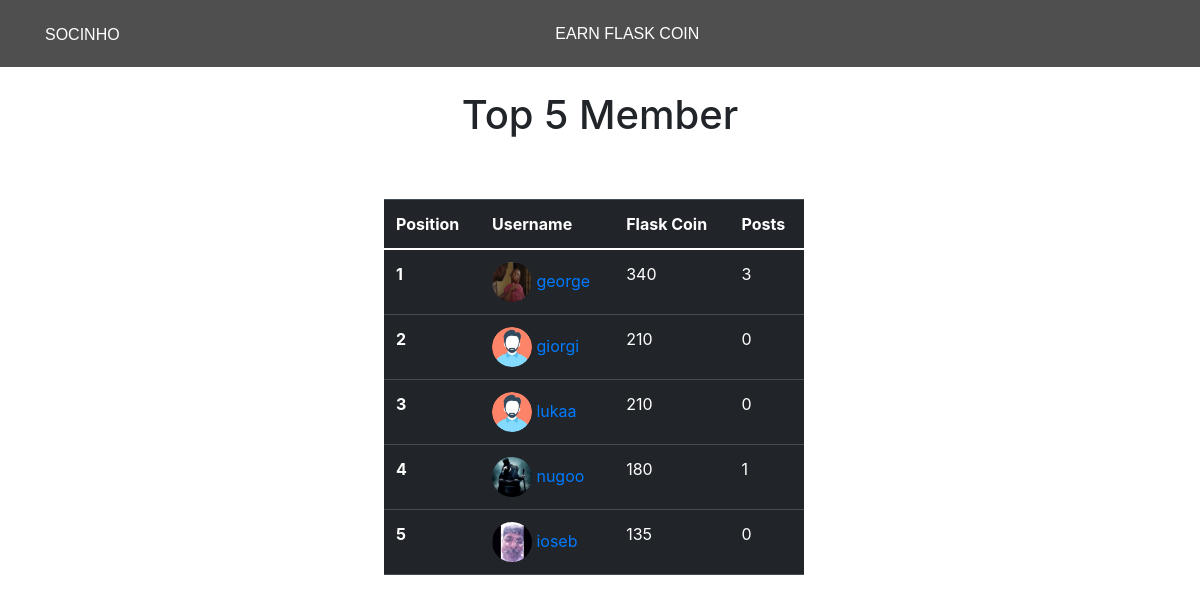
The app's page /leaderboard with its own data.
### app/main/models.py (models this page shows, shortened)
class User(db.Model, UserMixin):
    id = db.Column(db.Integer, primary_key=True)
    username = db.Column(db.String(80), unique=True)
    email = db.Column(db.String(50), nullable=False)
    password = db.Column(db.String(50), nullable=False)
    user_image = db.Column(db.String(80), default='static/pfp/default.png')
    flask_coin = db.Column(db.Integer, default=100)
    privacy = db.Column(db.String(50), default='public')

### app/main/views.py (the view)
@main_bp.route('/leaderboard')
def leaderboard():
    users = User.query.order_by(User.flask_coin.desc()).limit(5).all()
    user_data = []
    for user in users:
        post = Post.query.filter(Post.user_id == user.id, Post.post_type != 'anonym').all()
        user_data.append({
            'user': user,
            'posts': len(post)
        })
    return render_template('leaderboard.html', users=user_data)

### app/main/templates/leaderboard.html (shortened to what this page needs)
{% extends "main.html" %}
{% block content %}
<div class='leaderboard'>
  <h1>Top 5 Member</h1>
</div>
<table class="table table-dark" style='width: 35%;margin-left:32%;margin-top:5%;'>
  <thead>
    <tr>
      <th scope="col">Position</th>
      <th scope="col">Username</th>
      <th scope="col">Flask Coin</th>
      <th scope="col">Posts</th>
    </tr>
  </thead>
  <tbody>
    {% for user in users %}
    <tr>
      <th scope="row">{{loop.index}}</th>
      <td>
      <a href="{{ url_for('main.users_profile', user_id=user['user'].id) }}">
        <img src="{{user['user'].user_image}}" alt="pfp" width="40" height="40" style="border-radius: 50%;">
        {{user['user'].username}}
        </td>
      <td>{{user['user'].flask_coin}}</td>
      <td>{{user['posts']}}</td>
    </tr>
    {% endfor %}
  </tbody>
</table>
{% endblock content %}

### app/main/static/style.css (style rules this page uses)
body { background-color: #000; }
body { background-color: rgb(156, 205, 226); }
body { background-color:#545454; font-family: "Poppins", sans-serif; font-weight: 300; }
.leaderboard { text-align: center; margin-top: 2%; }

### records on screen
User: user.user_image (picture), user.username "george", user.flask_coin "340"
User: user.user_image (placeholder picture), user.username "giorgi", user.flask_coin "210"
User: user.user_image (placeholder picture), user.username "lukaa", user.flask_coin "210"
User: user.user_image (picture), user.username "nugoo", user.flask_coin "180"
User: user.username "ioseb", user.flask_coin "135"

### other values on screen
{{ user['posts'] }} "3" "0" "0" "1" "0"
